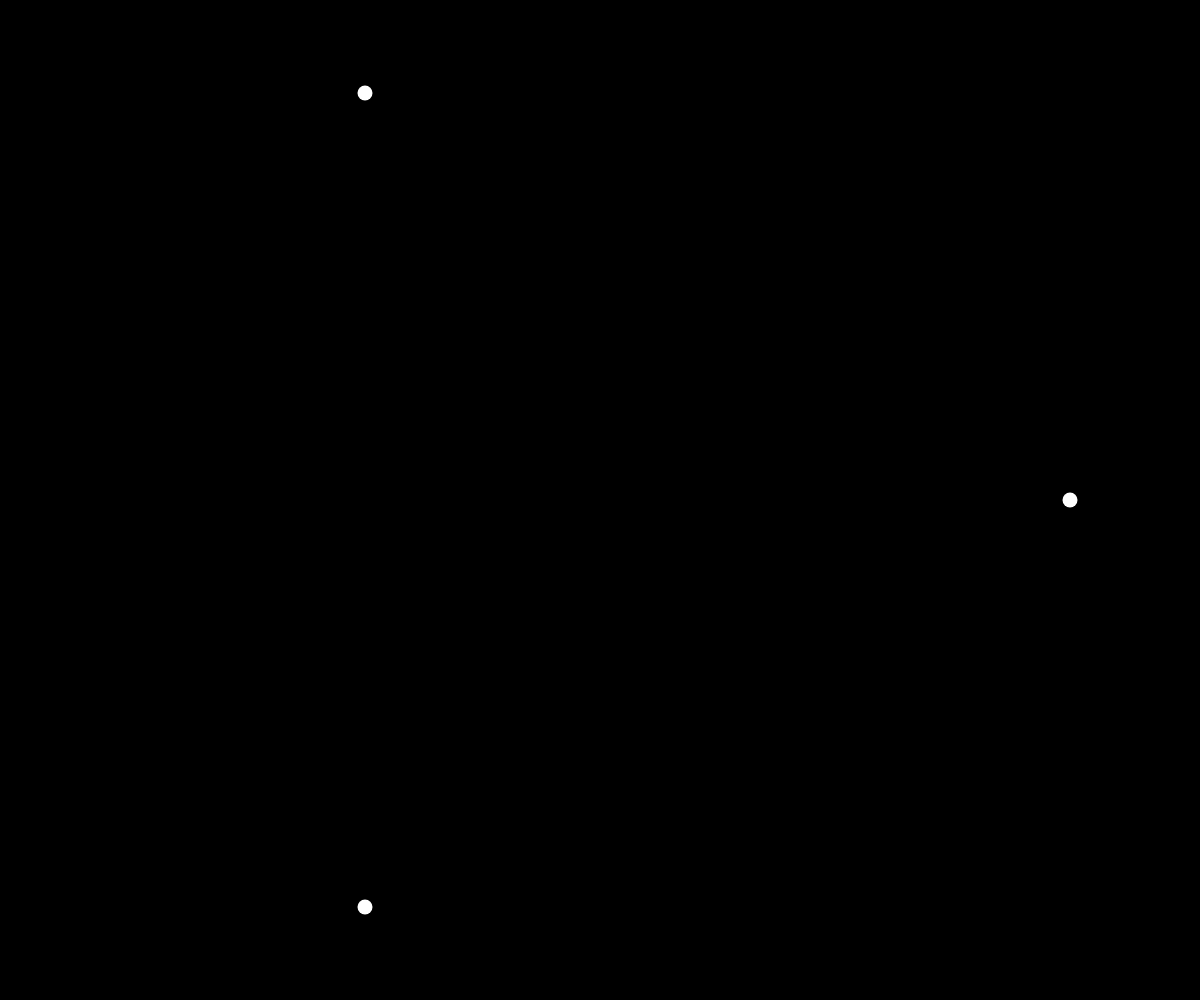
Frame 1 (no input)
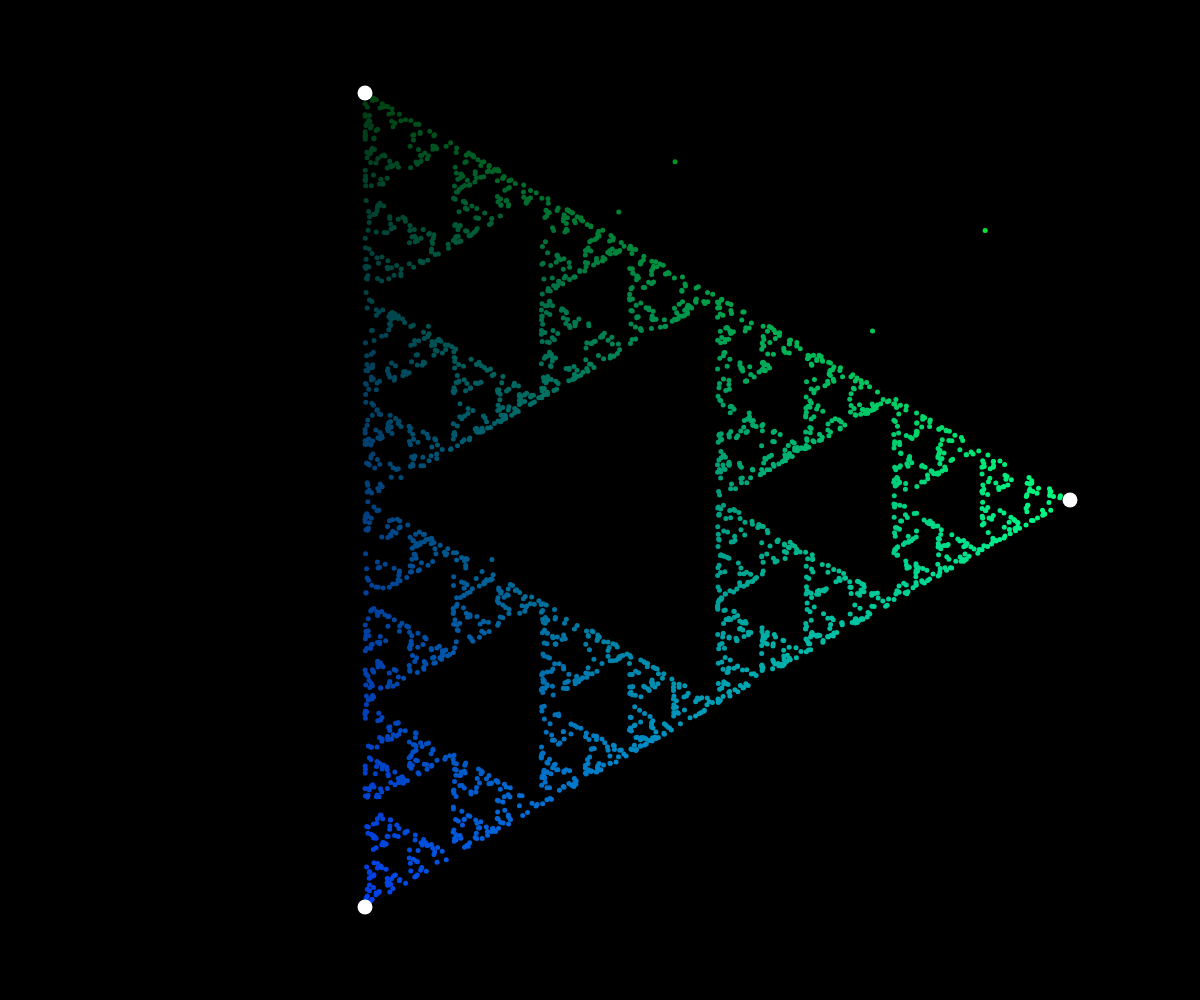
Frame 60 (no input)
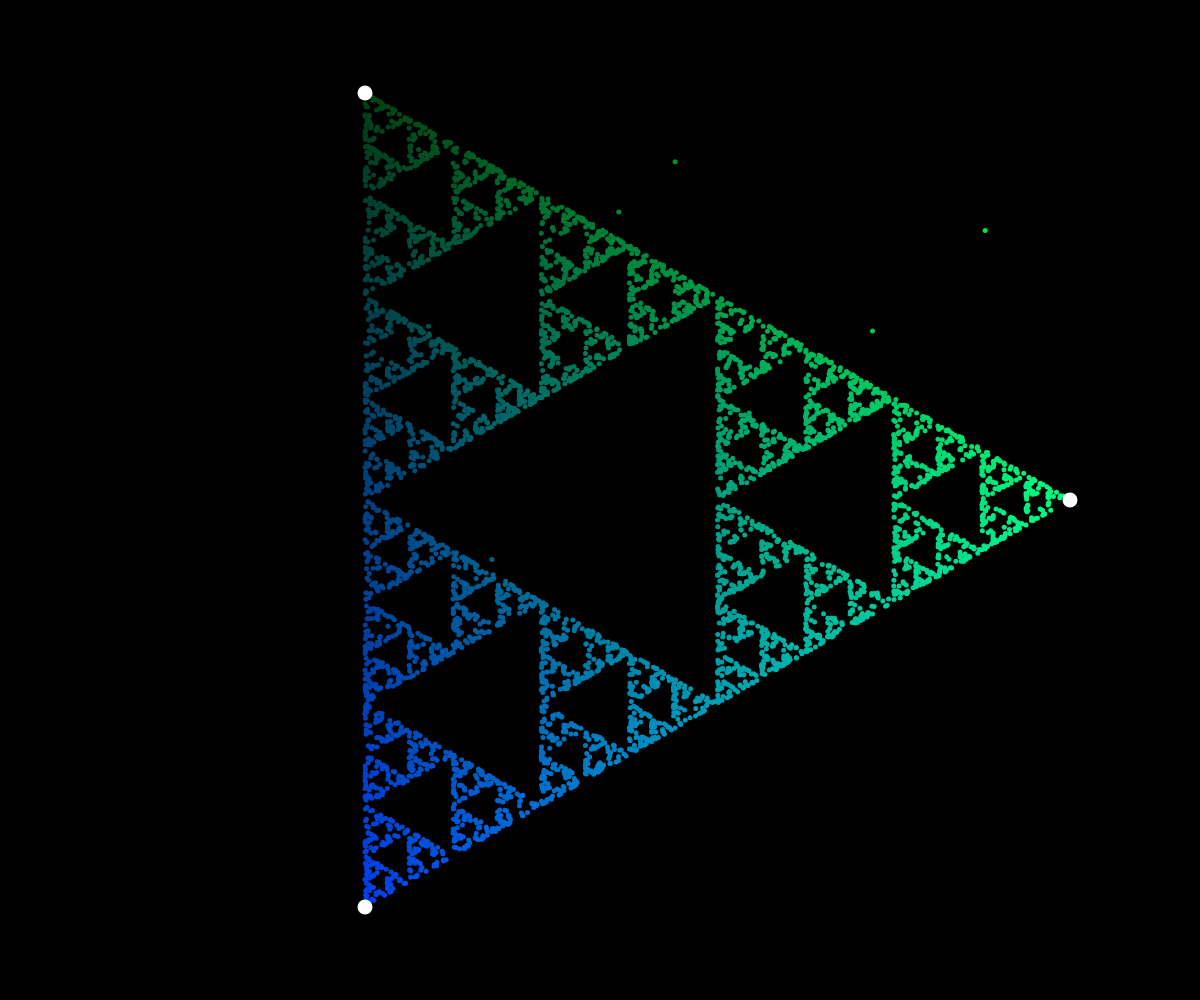
Frame 120 (the mouse pressed at the canvas centre since frame 60)

The p5.js sketch that drew these frames (run headless with seeded random() and noise() and a simulated clock; from frame 60 on, the mouse is pressed at the canvas centre):

// p5.js sketch
// ── sketch.js

let group = [];
let current = 0;

let v;

let canvas;

let drawAnchor = true;

let scl = 10;
let iScl = 1;
let r = 5;
let vel = 50;
let run = true;

let controlPanel;
let noOfAnchores;
let travelDist;
let noOfAnchoresIn;
let travelDistIn;
let clearButton;
let startButton;
let sel;
let hide;

function setup(){

    createCanvas(windowWidth, windowHeight);

    //triangle
    group.push(

        {
            anchor: generateAnchors(3),
            dist: 0.5
        }
    );
    // carpet
    group.push(

        {
            anchor:[createVector(-1,-1),
                    createVector(0,-1),
                    createVector(1,-1),
                    createVector(-1,0),
                    createVector(1,0),
                    createVector(-1,1),
                    createVector(0,1),
                    createVector(1,1)],
            dist: 2/3
        }
    );
    //penta flake
    group.push(

        {
            anchor: generateAnchors(5),
            dist: 0.61803398875
        }
    );

    current = 0;//int(random(group.length));

    hide = createButton("Show Options");
    hide.addClass('hideButton');
    hide.mousePressed(hideEvent);

    controlPanel = createDiv();
    controlPanel.class('controlPanel');
    // controlPanel.addClass('hidePanel');

    // let label = createDiv("Examples:");
    // label.parent(controlPanel);

    // sel = createRadio();
    // sel.parent(controlPanel);
    // sel.option(0,"n-sided shape");
    // sel.option(1,"Sierpinski carpet");
    // sel.option(2,"Pentagonal n-flake");
    // sel.style('width', '150px');
    // sel.changed(changeEvent);
    // sel.selected("n-sided shape");

    noOfAnchores = createDiv("No of Anchores: ");
    noOfAnchores.parent(controlPanel);
    noOfAnchoresIn = createInput(group[current].anchor.length);
    noOfAnchoresIn.parent(controlPanel);

    travelDist = createDiv("Jump Dist: ");
    travelDist.parent(controlPanel);
    travelDistIn = createInput(group[current].dist);
    travelDistIn.parent(controlPanel);
    
    let br = createElement('br');
    br.parent(controlPanel);

    clearButton = createButton('Clear');
    clearButton.parent(controlPanel);
    clearButton.mousePressed(clearScreen);

    let br2 = createElement('br');
    br2.parent(controlPanel);

    startButton = createButton('Start');
    startButton.parent(controlPanel);
    startButton.mousePressed(restart)

    let br3 = createElement('br');
    br3.parent(controlPanel);

    //canvas to draw all points
    canvas = createGraphics(windowWidth, windowHeight);
    canvas.translate(width / 2, height / 2);

    scl = (min(width, height) / 2) - 30;

    v = p5.Vector.random2D();
}

function draw(){

    background(0);

    translate(width / 2, height / 2);

    image(canvas, -width / 2 * iScl, -height / 2* iScl, width* iScl, height* iScl);

    //drawing anchors
    if(drawAnchor){

        fill(255);
        noStroke();

        for(let i of group[current].anchor){

            ellipse(i.x * scl * iScl, i.y * scl * iScl, 15);
        }
    }

    canvas.noStroke()

    if(run){

        for(let i = 0; i < vel; i++){

            //drawing fractal
            canvas.fill(0, map(v.x, -1, 1, 0, 255), map(v.y, -1, 1, 0, 255) );

            canvas.ellipse(v.x * scl, v.y * scl, r);

            let nextAnchor = random(group[current].anchor);

            v.lerp(nextAnchor, group[current].dist);
        }
    }
}

function generateAnchors(no){

    let a = [];

    for(let i = 0; i < no; i++){

        let v = p5.Vector.fromAngle((TWO_PI / no) * i);

        a.push(v);
    }

    return a;
}

function hideEvent(){

    if(!controlPanel.hasClass('hidePanel')){

        controlPanel.addClass('hidePanel');
        
        hide.html("Show Panel");
    }
    else{

        controlPanel.removeClass('hidePanel');

        hide.html("Hide Panel");
    }
}

function changeEvent(){

    canvas.clear();

    current = sel.value();

    noOfAnchoresIn.value(group[current].anchor.length);
    travelDistIn.value(group[current].dist);
}

function clearScreen(){

    group[0].anchor = generateAnchors(int(noOfAnchoresIn.value()));
    group[0].dist = float(travelDistIn.value())

    canvas.clear();

    run = false;
}

function restart(){

    group[0].anchor = generateAnchors(int(noOfAnchoresIn.value()));
    group[0].dist = float(travelDistIn.value())

    canvas.clear();

    scl = (min(width, height) >> 1) - 30;

    run = true;
}

function mouseWheel(event){
    
    iScl += event.delta * 0.001;

    if(iScl < 0.01)
        iScl = 0.01;
}

function windowResized(){

    resizeCanvas(windowWidth, windowHeight);
    canvas.resizeCanvas(windowWidth, windowHeight);
    canvas.translate(windowWidth / 2, windowHeight / 2);

    restart();
}
// ── style.css
body{
    background-color: rgb(0, 0, 0);

    margin: 0;
    height: 100%;
    overflow: hidden;
}
canvas{
    display: block;
    position: absolute;
    left: 0;
    top: 0;

    pointer-events: none;

    z-index: -1;
}

.controlPanel{

    background-color: transparent;

    opacity: 1;

    color: white;
    font-family: 'Courier New', Courier, monospace;

    padding: 20px;
    overflow: hidden;

    transition: 0.5s;
}

.hidePanel{

    opacity: 0;
}

input{

    background-color: rgba(255, 255, 255, 0.05);
    backdrop-filter: blur(15px);

    border: none;
    border-radius: 1.5px;
    border-bottom: 5px solid rgba(0, 141, 235, 0.664);

    margin-bottom: 25px;
    margin-top: 5px;
    padding: 5px;

    color: white;
    font-family: 'Courier New', Courier, monospace;
    font-size: 0.85rem;

    transition: 0.3s;
}
input:focus{

    background-color: rgba(255, 255, 255, 0.05);
    backdrop-filter: blur(15px);

    border: none;
    border-bottom: 5px solid rgb(0, 141, 235);

    font-size: 1rem;

    outline: transparent;
}

.hideButton{

    margin: 20px;
}

button{

    background-color: rgba(0, 141, 235, 0.801);
    backdrop-filter: blur(2.5px);

    border: none;
    border-radius: 1.5px;

    padding: 10px 25px;
    margin-bottom: 15px;

    color: white;
    font-family: 'Courier New', Courier, monospace;
    font-size: 1rem;

    transition: 0.3s;
}

button:hover{

    background-color: rgb(0, 141, 235);

    color: white;
    font-family: 'Courier New', Courier, monospace;
    font-size: 1.15rem;
}

button:focus{

    background-color: rgb(0, 168, 235);

    color: white;
    font-family: 'Courier New', Courier, monospace;
    font-size: 1.15rem;

    outline: none;
}
